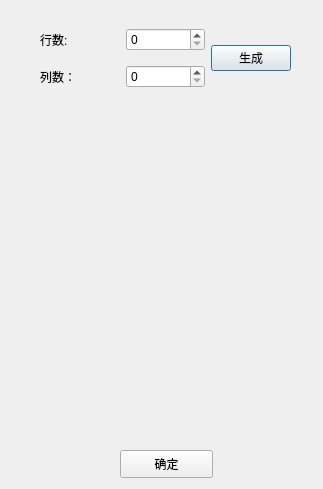
<?xml version="1.0" encoding="UTF-8"?>
<ui version="4.0">
 <class>input_dlg</class>
 <widget class="QDialog" name="input_dlg">
  <property name="geometry">
   <rect>
    <x>0</x>
    <y>0</y>
    <width>323</width>
    <height>489</height>
   </rect>
  </property>
  <property name="windowTitle">
   <string>Dialog</string>
  </property>
  <widget class="QWidget" name="widget" native="true">
   <property name="geometry">
    <rect>
     <x>40</x>
     <y>20</y>
     <width>251</width>
     <height>78</height>
    </rect>
   </property>
   <layout class="QGridLayout" name="gridLayout">
    <item row="0" column="0">
     <widget class="QLabel" name="label">
      <property name="text">
       <string>行数:</string>
      </property>
     </widget>
    </item>
    <item row="0" column="1">
     <widget class="QSpinBox" name="rowspin"/>
    </item>
    <item row="1" column="0">
     <widget class="QLabel" name="label_2">
      <property name="text">
       <string>列数：</string>
      </property>
     </widget>
    </item>
    <item row="1" column="1">
     <widget class="QSpinBox" name="colspin"/>
    </item>
    <item row="0" column="2" rowspan="2">
     <widget class="QPushButton" name="btn_bulid">
      <property name="text">
       <string>生成</string>
      </property>
     </widget>
    </item>
   </layout>
  </widget>
  <widget class="QPushButton" name="btn_input">
   <property name="geometry">
    <rect>
     <x>120</x>
     <y>450</y>
     <width>93</width>
     <height>28</height>
    </rect>
   </property>
   <property name="text">
    <string>确定</string>
   </property>
  </widget>
 </widget>
 <resources/>
 <connections/>
</ui>
